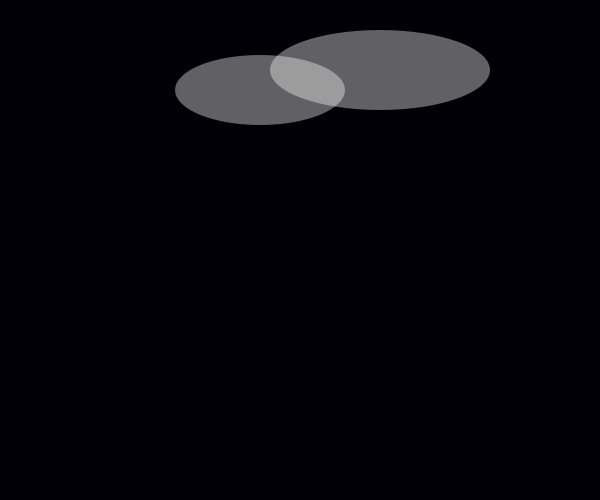
Frame 1 (no input)
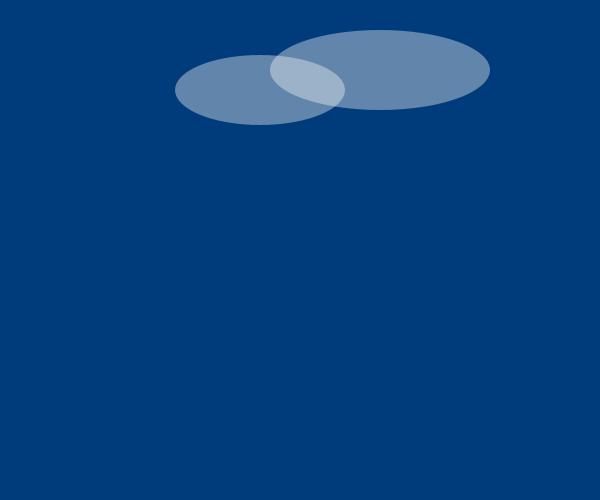
Frame 60 (the mouse pressed at the canvas centre just before this capture)
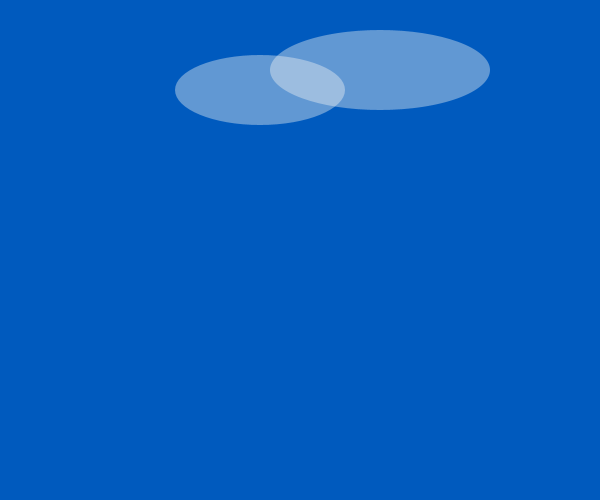
Frame 120 (the mouse held since frame 60 and released just before this capture)

The Processing sketch that drew these frames (run headless with seeded random() and noise(); from frame 60 on, the mouse is pressed at the canvas centre):

// Processing sketch: processing_112881
// ── processing_112881.pde

// Nome: Marília Santana Schemberg
// Turma: S53
// Arquitetura e Urbanismo - UTFPR
// Professor: Luiz Ernesto Merkle 


//import processing.pdf.*;
//boolean salvar=false;

int S;
int R=0;
int G=0;
int B=6;

void setup() {
  size(600, 500);
  //frameRate(60);
}

void draw() {
//  if (salvar==true) {
//beginRecord(PDF, "001.pdf");/
//}
  background(R, G, B); // céu
  //frameRate (80);
  if (G<90)G++;
  if (B<190)B+=2;
  //frameRate (80);
  S++;

  noStroke();
  fill (#F7F7F5, 100);
  ellipse (260, 90, 170, 70);
  ellipse (380, 70, 220, 80); // nuvens
  }
/*
  fill(#F6FA28, 240);
  ellipse (S, 80, 60, 60); //sol


  stroke(0);
  fill(#FFFFFF);
  rect(100, 80+mouseY/7, 420, 70);


  fill(mouseX/10+60, mouseY/5+30, mouseX+80); // cor janelas paramétricas

  rect( 110, 105+mouseY/7, 90, 30); // definindo janelas paramétricas
  rect(205, 105+mouseY/7, 310, 30);
  fill (#000000); //linhas janelas paramétricas
  line (140, 105+mouseY/7, 140, 135+mouseY/7);
  line (170, 105+mouseY/7, 170, 135+mouseY/7);
  line (230, 105+mouseY/7, 230, 135+mouseY/7);
  line (260, 105+mouseY/7, 260, 135+mouseY/7);
  line (290, 105+mouseY/7, 290, 135+mouseY/7);
  line (320, 105+mouseY/7, 320, 135+mouseY/7);
  line (350, 105+mouseY/7, 350, 135+mouseY/7);
  line (380, 105+mouseY/7, 380, 135+mouseY/7);
  line (410, 105+mouseY/7, 410, 135+mouseY/7);
  line (440, 105+mouseY/7, 440, 135+mouseY/7);
  line (470, 105+mouseY/7, 470, 135+mouseY/7);
  line (500, 105+mouseY/7, 500, 135+mouseY/7);

    if (salvar==true) {
    endRecord();
    salvar=false;
    }

  fill(255);
  rect(100, 150, 420, 70); //reta maior
  rect(200, 220, 220, 60); //base
  fill(#1D616A);
  rect(170, 220, 30, 60); //laterais
  rect(420, 220, 30, 60);
  fill(#C7CBCB);
  rect(205, 220, 210, 40); ///retan interior
  fill (#000000);
  for (int y=220; y<260; y=y+5) {
    line (210, y, 410, y);
  }

  fill(#C7CBCB);
  rect(175, 230, 25, 30); //retan menor -janelas
  rect(420, 230, 25, 30);


  fill (#000000);
  for (int y=230; y<260; y=y+4) {
    line (175, y, 200, y);
  }
  for (int y=230; y<260; y=y+4) {
    line (445, y, 420, y);
  }

  fill(mouseX/10+60, mouseY/5+30, mouseX+80);
  rect( 110, 175, 90, 30);
  rect(205, 175, 310, 30);
  fill (#000000); //linhas janelas originais
  line (140, 175, 140, 205);
  line (170, 175, 170, 205);
  line (230, 175, 230, 205);
  line (260, 175, 260, 205);
  line (290, 175, 290, 205);
  line (320, 175, 320, 205);
  line (350, 175, 350, 205);
  line (380, 175, 380, 205);
  line (410, 175, 410, 205);
  line (440, 175, 440, 205);
  line (470, 175, 470, 205);
  line (500, 175, 500, 205);



  fill(#D9DBDB);
  triangle (100, 220, 170, 220, 170, 230); //linha de fundo
  triangle (520, 220, 450, 220, 450, 230);

  fill (#FCF7F7);
  rect(110, 220, 7, 65); // colunas
  rect (130, 224, 6, 58);
  rect (150, 228, 5, 52);
  rect (505, 220, 7, 65);
  rect (480, 224, 6, 58);
  rect (460, 228, 5, 52);

  fill (49, 147, 56); //grama
  rect (0, 280, 600, 250);

}

void mousePressed() {
salvar=true;

}
*/
